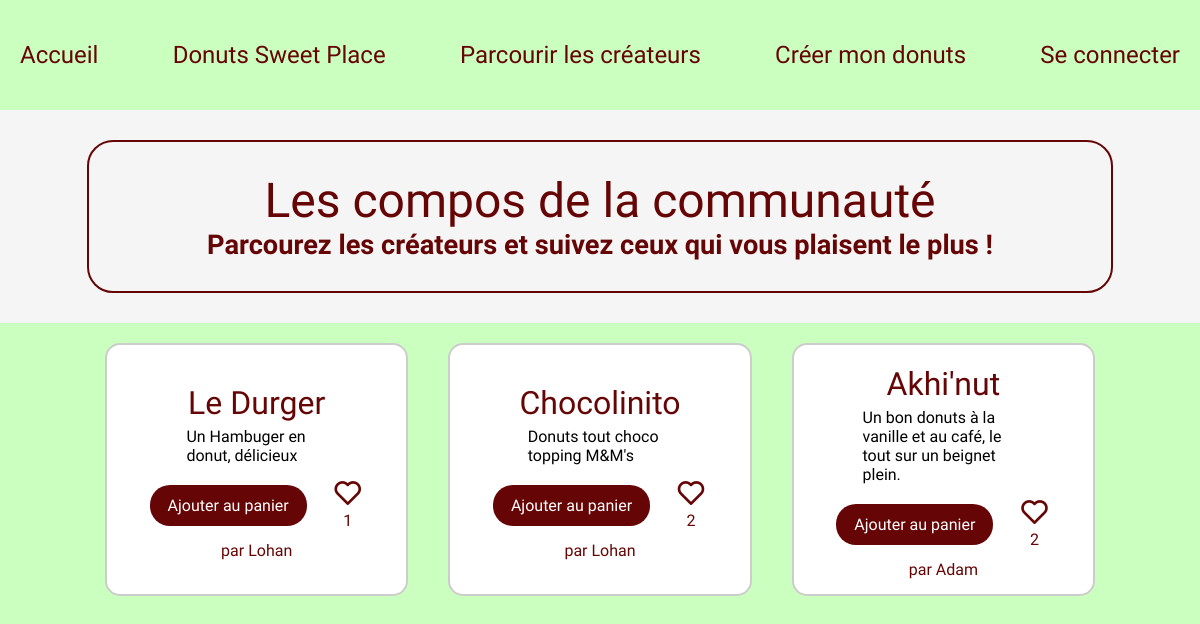
Page /parcourir.php on the earlier database version.
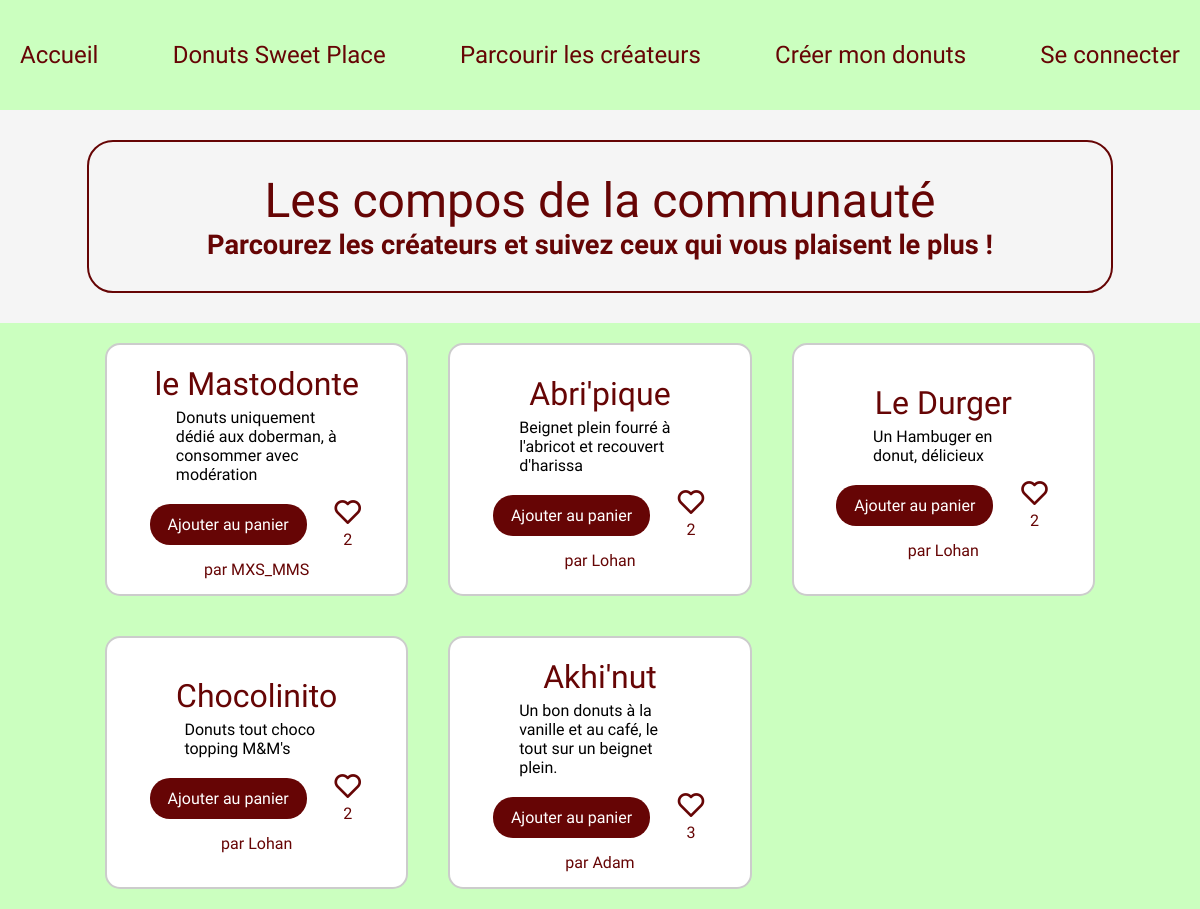
Same page on the later database version.
### tables this page shows
CREATE TABLE IF NOT EXISTS `compositions_donuts` (
  `id_composition` int NOT NULL AUTO_INCREMENT,
  `donut_name` varchar(255) DEFAULT NULL,
  `id_beignet` int NOT NULL,
  `id_fourrage` int NOT NULL,
  `id_glacage` int NOT NULL,
  `id_topping` int NOT NULL,
  `id_createur` int NOT NULL,
  `description` text,
  `type` varchar(20) NOT NULL,
  PRIMARY KEY (`id_composition`),
  KEY `fk_beignet` (`id_beignet`),
  KEY `fk_createur` (`id_createur`),
  KEY `fk_fourrage` (`id_fourrage`),
  KEY `fk_glacage` (`id_glacage`),
  KEY `fk_topping` (`id_topping`)
);

CREATE TABLE IF NOT EXISTS `users` (
  `id_user` int NOT NULL AUTO_INCREMENT,
  `login` varchar(30) NOT NULL,
  `mdp` varchar(90) NOT NULL,
  `photo` text NOT NULL,
  `description` text NOT NULL,
  `admin` int NOT NULL,
  PRIMARY KEY (`id_user`)
);

### models/donuts_users.php (called while the page is built, shortened)
<?php
function getDonutsUsers(PDO $pdo, int $userId = 0, int $limit = 0, bool $random = false): array
{
    $sql = "
    SELECT c.id_composition,
           c.donut_name,
           c.description,
           u.id_user AS creator_id,
           u.login AS creator_name,
           COALESCE(l.likes, 0) AS likes,
           EXISTS(
             SELECT 1 FROM fk_like f
             WHERE f.id_compositions_donuts = c.id_composition
               AND f.id_users = :userId
           ) AS already_liked
    FROM compositions_donuts c
    JOIN users u ON c.id_createur = u.id_user
    LEFT JOIN (
        SELECT id_compositions_donuts, COUNT(*) AS likes
        FROM fk_like
        GROUP BY id_compositions_donuts
    ) l ON l.id_compositions_donuts = c.id_composition
    ";
    if ($random) {
        $sql .= " ORDER BY RAND() ";
    } else {
        $sql .= " ORDER BY c.id_composition DESC ";
    }
    $stmt = $pdo->prepare($sql);
    $stmt->bindValue(':userId', $userId, PDO::PARAM_INT);
    $stmt->execute();
    return $stmt->fetchAll(PDO::FETCH_ASSOC);
}

### views/_donuts_users.php (the view, shortened to what this page needs)
<div class="card">
    <h3><?= htmlspecialchars($donut['donut_name']) ?></h3>
    <div class="content">
        <p class="compo"><?= htmlspecialchars($donut['description']) ?></p>
    </div>
    <div class="interaction">
        <a href="addpanier.php?id=<?= $donut['id_composition'] ?>" class="btn">
            Ajouter au panier
        </a>
        <div class="like">
            <i class="btnlike bx <?= $donut['already_liked'] ? 'bxs-heart' : 'bx-heart' ?>"
                data-id="<?= $donut['id_composition'] ?>" data-liked="<?= $donut['already_liked'] ? '1' : '0' ?>"></i>
            <p class="nb_like"><?= $donut['likes'] ?></p>
        </div>
    </div>
    <a class='creator' href="profil.php?id=<?= $donut['creator_id'] ?>">par
        <?= htmlspecialchars($donut['creator_name']) ?>
    </a>
</div>

### parcourir.php (shortened to what this page needs)
<?php
require 'config.php';
require 'models/donuts_users.php';
$userId = $_SESSION['id'] ?? 0;
$donuts = getDonutsUsers($pdo, $userId);
?>
<!DOCTYPE html>
<html lang="fr">
<head>
    <?php include 'css/links.php'; ?>
</head>
<body>
    <?php include 'header/header.php'; ?>
    <div class="welcome">
        <div class="content">
            <h1>Les compos de la communauté</h1>
            <p class='slogan'>Parcourez les créateurs et suivez ceux qui vous plaisent le plus !</p>
        </div>
    </div>
    <div class="tendances">
        <div class="cards-container">
            <?php foreach ($donuts as $donut): ?>
                <?php include 'views/_donuts_users.php'; ?>
            <?php endforeach; ?>
        </div>
    </div>
</body>
</html>

Differences in the rows shown:
added compositions_donuts: donut_name "le Mastodonte", description "Donuts uniquement dédié aux doberman, à consommer avec modération", likes "2", id_createur.login "MXS_MMS"
added compositions_donuts: donut_name "Abri'pique", description "Beignet plein fourré à l'abricot et recouvert d'harissa", likes "2", id_createur.login "Lohan"
computed for compositions_donuts "Le Durger": likes "1" → "2"
computed for compositions_donuts "Akhi'nut": likes "2" → "3"
